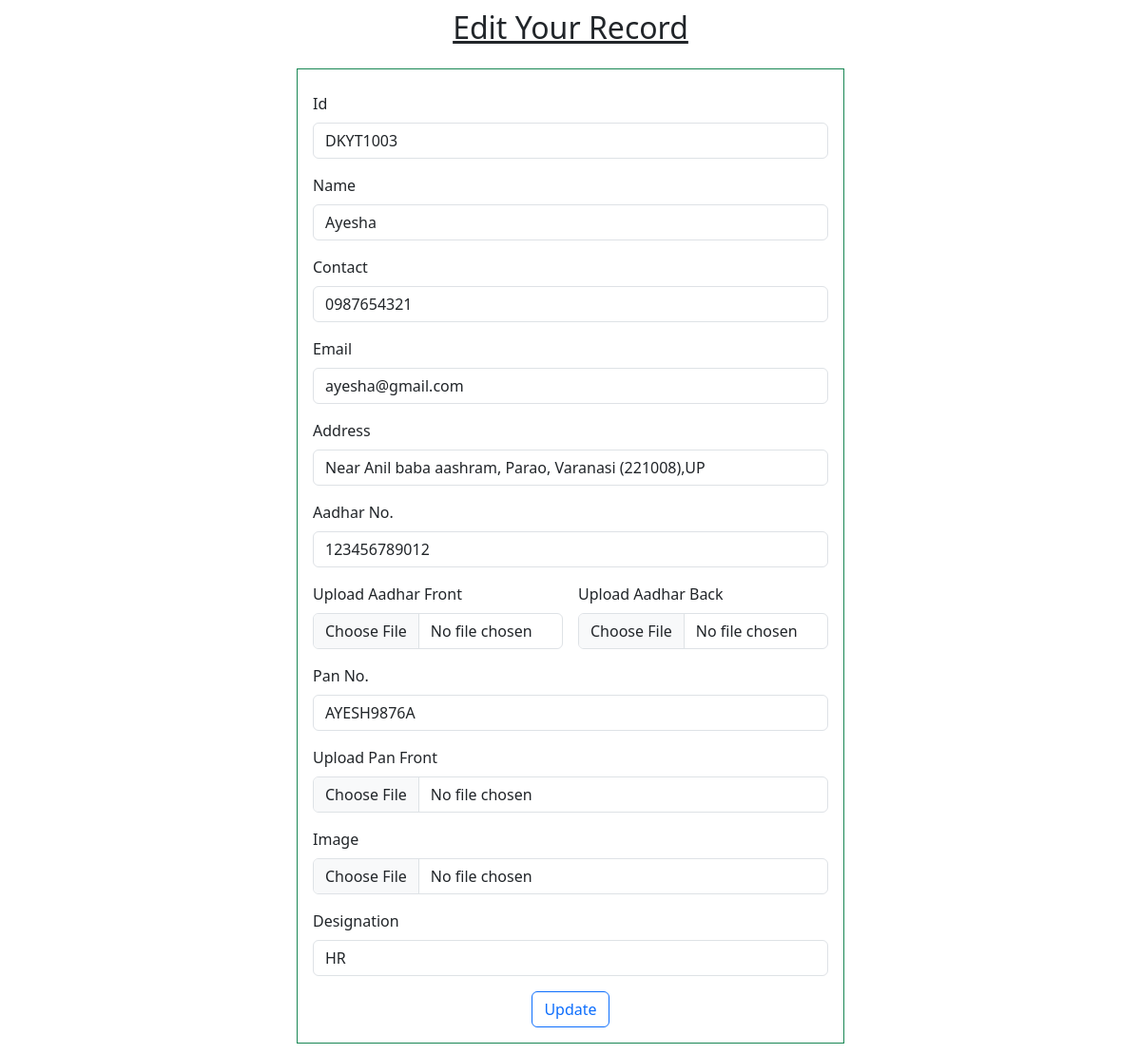
The app's page /edit.php?id=DKYT1003 with its own data.
### tables this page shows
CREATE TABLE `tbl_student` (
  `id` varchar(50) NOT NULL,
  `std_name` varchar(50) NOT NULL,
  `std_contact` varchar(10) NOT NULL,
  `std_email` varchar(50) NOT NULL,
  `std_aadhar` varchar(12) NOT NULL,
  `std_pan` varchar(10) NOT NULL,
  `std_address` varchar(200) NOT NULL,
  `std_designation` varchar(50) NOT NULL,
  `std_aadhar_front_url` varchar(200) NOT NULL,
  `std_aadhar_back_url` varchar(200) NOT NULL,
  `std_pan_front_url` varchar(200) NOT NULL,
  `std_image_url` varchar(200) NOT NULL,
  `std_aadhar_front_name` varchar(50) NOT NULL,
  `std_aadhar_back_name` varchar(50) NOT NULL,
  `std_pan_name` varchar(50) NOT NULL,
  `std_image_name` varchar(50) NOT NULL,
  `status` tinyint(4) NOT NULL DEFAULT '0',
  `on_date` datetime NOT NULL DEFAULT CURRENT_TIMESTAMP
);

### master.php (called while the page is built, shortened)
<?php
$servername = "localhost";
$username = "u144885197_web_user";
$password = "#p4ABjw|UQw9";
$db = "u144885197_web_db";
$conn = mysqli_connect($servername, $username, $password, $db);
function execute_sql($sql, $id)
{
    global $conn;
    $stmt = mysqli_prepare($conn, $sql);
    mysqli_stmt_bind_param($stmt, 's', $id);
    if (mysqli_stmt_execute($stmt)) {
        $result = mysqli_stmt_get_result($stmt);
        return $result;
    } else {
        echo "Error updating record: " . mysqli_stmt_error($stmt);
    }
}

### edit.php (the view, shortened to what this page needs)
<?php
require("common/master.php");
?>
<!DOCTYPE html>
<html lang="en">
<head>
    <link href="https://cdn.jsdelivr.net/npm/bootstrap@5.3.3/dist/css/bootstrap.min.css" rel="stylesheet">
</head>
<body>
    <?php
    if (isset($_GET['id'])) {
        $id = $_GET['id'];
        $sql = "SELECT * FROM tbl_student WHERE id = ?";
        $result = execute_sql($sql, $id);
        if (mysqli_num_rows($result) > 0) {
            $row = mysqli_fetch_assoc($result);
            $name = $row['std_name'];
            $contact = $row['std_contact'];
            $email = $row['std_email'];
            $address = $row['std_address'];
            $aadhar = $row['std_aadhar'];
            $pan = $row['std_pan'];
            $designation = $row['std_designation'];
        } else {
            echo "Record not found.";
            exit();
        }
    } else {
        echo "No ID specified.";
    }
    ?>
    <center style="margin-top: 10px">
        <h2><u>Edit Your Record</u></h2>
    </center>
    <div class="container mt-4 w-50 mb-3">
        <form class="border border-success mx-auto p-3" enctype="multipart/form-data" action="update.php" method="post">
            <div class="mb-3 mt-2">
                <label for="idnumber" class="form-label">Id</label>
                <input type="text" name="id" class="form-control" id="exampleInputEmail1" value="<?php echo $id; ?>" readonly>
            </div>
            <div class="mb-3">
                <label for="name" class="form-label">Name</label>
                <input type="text" name="name" class="form-control" id="exampleInputEmail1" value="<?php echo $name; ?>">
            </div>
            <div class="mb-3">
                <label for="contact" class="form-label">Contact</label>
                <input type="number" name="contact" class="form-control" id="exampleInputEmail1" value="<?php echo $contact; ?>">
            </div>
            <div class="mb-3">
                <label for="email" class="form-label">Email</label>
                <input type="email" name="email" class="form-control" id="exampleInputEmail1" value="<?php echo $email; ?>">
            </div>
            <div class="mb-3">
                <label for="address" class="form-label">Address</label>
                <input type="text" name="address" class="form-control" id="exampleInputEmail1" value="<?php echo $address; ?>">
            </div>
            <div class="mb-3">
                <label for="aadhar" class="form-label">Aadhar No.</label>
                <input type="number" name="aadhar" class="form-control" id="exampleInputEmail1" value="<?php echo $aadhar; ?>">
            </div>
            <div class="row g-3 mb-3">
                <div class="col-md-6">
                    <label for="validationCustom03" class="form-label">Upload Aadhar Front</label>
                    <div class="input-group">
                        <input type="file" name="new_aadhar_front_upload_file" class="form-control" id="inputGroupFile04" aria-describedby="inputGroupFileAddon04" aria-label="Upload">
                    </div>
                </div>
                <div class="col-md-6">
                    <label for="validationCustom03" class="form-label">Upload Aadhar Back</label>
                    <div class="input-group">
                        <input type="file" name="new_aadhar_back_upload_file" class="form-control" id="inputGroupFile04" aria-describedby="inputGroupFileAddon04" aria-label="Upload">
                    </div>
                </div>
            </div>
            <div class="mb-3">
                <label for="pan" class="form-label">Pan No.</label>
                <input type="text" name="pan" class="form-control" id="exampleInputEmail1" value="<?php echo $pan; ?>">
            </div>
            <label for="validationCustom03" class="form-label">Upload Pan Front</label>
            <div class="input-group">
                <input type="file" name="new_pan_front_upload_file" class="form-control mb-3" id="inputGroupFile04" aria-describedby="inputGroupFileAddon04" aria-label="Upload">
            </div>
            <label for="validationCustom03" class="form-label">Image</label>
            <div class="input-group">
                <input type="file" name="new_image_upload_file" class="form-control mb-3" id="inputGroupFile04" aria-describedby="inputGroupFileAddon04" aria-label="Upload">
            </div>
            <div class="mb-3">
                <label for="designation" class="form-label">Designation</label>
                <input type="text" name="designation" class="form-control" id="exampleInputEmail1" value="<?php echo $designation; ?>">
            </div>
            <div class="d-flex justify-content-center">
                <button type="submit" name="submit" class="btn btn-outline-primary">Update</button>
            </div>
        </form>
    </div>
</body>
</html>

### records on screen
tbl_student: name "Ayesha", contact "0987654321", email "ayesha@gmail.com", address "Near Anil baba aashram, Parao, Varanasi (221008),UP", aadhar "123456789012", pan "AYESH9876A", designation "HR"
